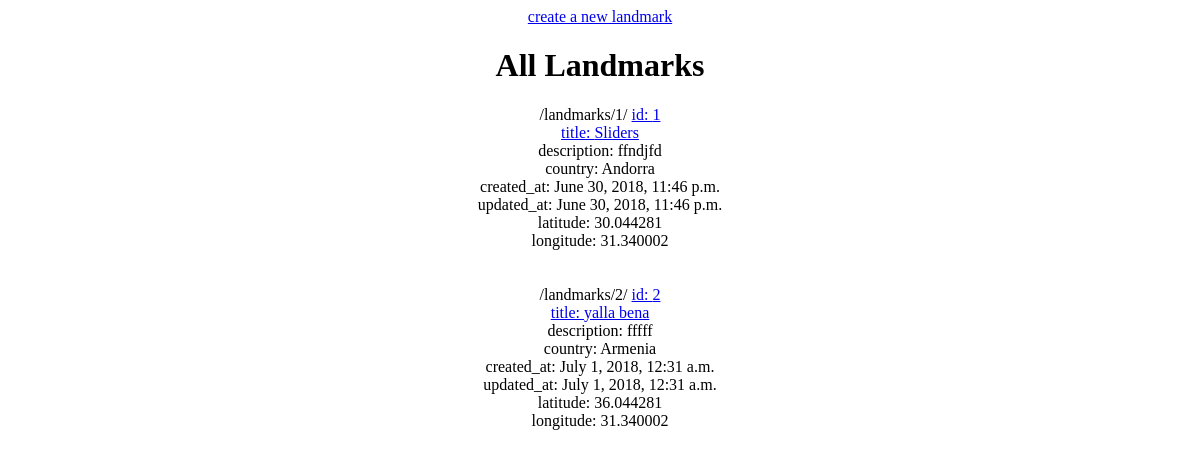
The page /landmarks/ on the database as committed earlier.
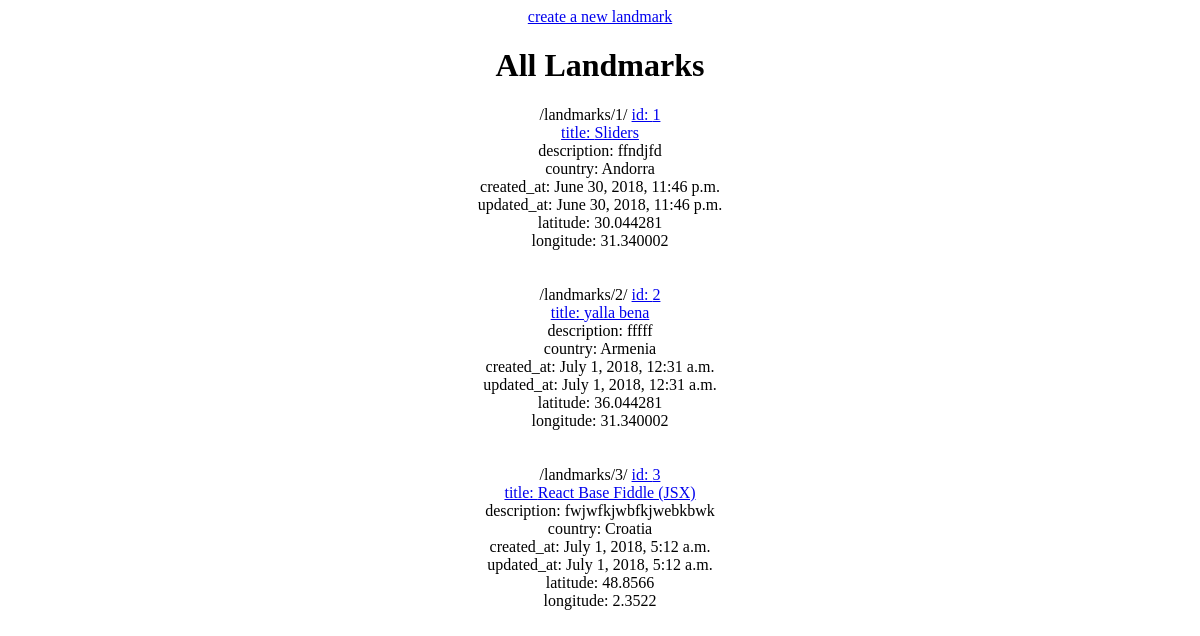
The same page on the database as committed later.
### landmarks/models.py (models this page shows)
class Landmark(models.Model):
    title = models.CharField(max_length=50, unique=True)
    description = models.TextField(max_length=500)
    country = CountryField()
    latitude = models.FloatField(default="30.044281")
    longitude = models.FloatField(default="31.340002")
    created_at = models.DateTimeField(auto_now=False, auto_now_add=True)
    updated_at = models.DateTimeField(auto_now=True, auto_now_add=False)

### landmarks/views.py (the view)
def landmark_list(request): #list items
	queryset = Landmark.objects.all()
	context = {
		"object_list": queryset,
		"title": "All Landmarks"
	}
	return render(request, "index.html", context)

### templates/index.html (shortened to what this page needs)
<html>
<body style="text-align: center;">
<a href="/landmarks/create/">create a new landmark</a>
<h1>{{ title }} </h1>
{% for obj in object_list %}
{% url "landmarks:details" id=obj.id %}
<a href='/landmarks/{{ obj.id }}'>
id: {{ obj.id }}<br/>
title: {{ obj.title }}</a><br/>
description: {{ obj.description }}<br/>
country: {{ obj.country.name }}<br/>
created_at: {{ obj.created_at }}<br/>
updated_at: {{ obj.updated_at }}<br/>
latitude: {{ obj.latitude }} <br/>
longitude: {{obj.longitude}} <br/>
<br/><br/>
{% endfor %}
</body>
</html>

Rows that differ between the two databases and show on the page:
added Landmark: id "/landmarks/3/", id "3", title "React Base Fiddle (JSX)", description "fwjwfkjwbfkjwebkbwk", country.name "Croatia", created_at "July 1, 2018, 5:12 a.m.", updated_at "July 1, 2018, 5:12 a.m.", latitude "48.8566", longitude "2.3522"
